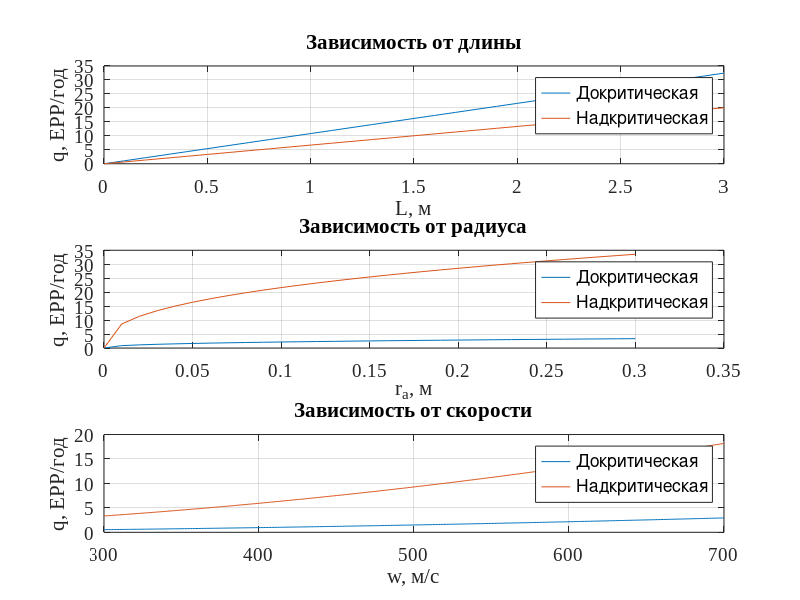

Here is the MATLAB script that generated this plot:
%% Изучение закономерности распределения газов во вращающемся роторе центрифуги
clear; clc; format("default"); close all;

%% Данные
F = [24, 22, 6, 20, 50, 170, 90, 70, 150];
ro = [7.86, 8.00, 2.70, 2.73, 8.90, 7.85, 4.6, 1.9, 1.33];
v = 1500;

%% Расчет
u = sqrt(9.8*10^3.*F./ro);
r = u./(2*pi()*v);

%% График
mu1 = 0.132;
mu2 = 0.134;
T = 300;
R = 8.32*10^(-3);
ra = 0.06;
w = 600;
% Докритическая
L1=0.2; %м
r1=0.1; %м
% Надкритическая
L2=2; %м
r2=0.03; %м

dL = 0:0.1:3;
q1_dL = 12*dL.*(w/700)^2*(2*r1/0.12)^(0.4);
q2_dL = 12*dL.*(w/700)^2*(2*r2/0.12)^(0.4);

dr = 0:0.01:0.3;
q1_dr = 12*L1*(w/700)^2*(2*dr./0.12).^(0.4);
q2_dr = 12*L2*(w/700)^2*(2*dr./0.12).^(0.4);

dw = 300:1:700;
q1_dw = 12*L1*(dw./700).^2*(2*r1/0.12)^(0.4);
q2_dw = 12*L2*(dw./700).^2*(2*r2/0.12)^(0.4);

figure(1);
subplot(3,1,1);
plot(dL,q1_dL, dL, q2_dL); grid on;
title('Зависимость от длины', 'FontSize', 14, 'FontName', 'TimesNewRoman'); 
xlabel('L, м', 'FontSize', 14, 'FontName', 'TimesNewRoman');
ylabel('q, ЕРР/год', 'FontSize', 14, 'FontName', 'TimesNewRoman');
legend('Докритическая', 'Надкритическая');
set(gca, 'FontSize', 14, 'FontName', 'TimesNewRoman');

subplot(3,1,2);
plot(dr,q1_dr, dr, q2_dr); grid on;
title('Зависимость от радиуса', 'FontSize', 14, 'FontName', 'TimesNewRoman'); 
xlabel('r_a, м', 'FontSize', 14, 'FontName', 'TimesNewRoman');
ylabel('q, ЕРР/год', 'FontSize', 14, 'FontName', 'TimesNewRoman');
legend('Докритическая', 'Надкритическая');
set(gca, 'FontSize', 14, 'FontName', 'TimesNewRoman');

subplot(3,1,3);
plot(dw,q1_dw, dw, q2_dw); grid on;
title('Зависимость от скорости', 'FontSize', 14, 'FontName', 'TimesNewRoman'); 
xlabel('w, м/c', 'FontSize', 14, 'FontName', 'TimesNewRoman');
ylabel('q, ЕРР/год', 'FontSize', 14, 'FontName', 'TimesNewRoman');
legend('Докритическая', 'Надкритическая');
set(gca, 'FontSize', 14, 'FontName', 'TimesNewRoman');